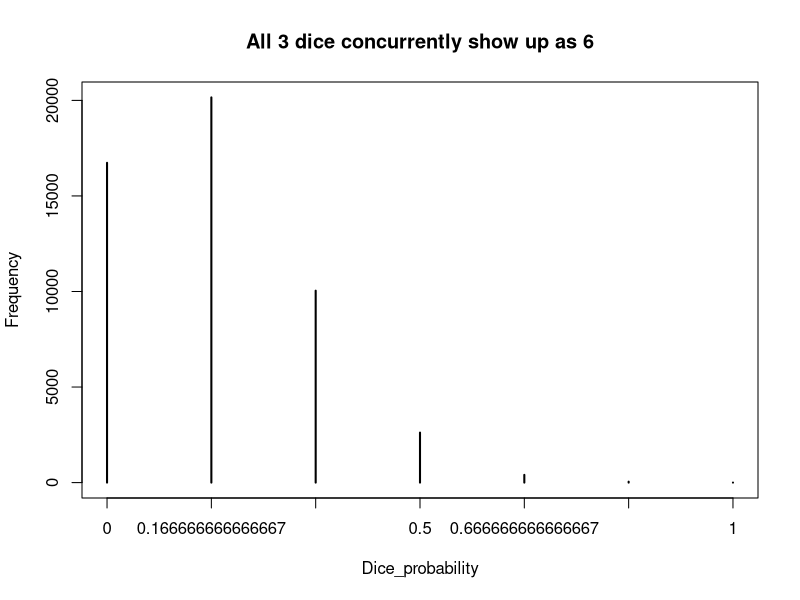

The R script that drew this image:
# Author - Ann Venkataraman
# Date - 01 aug 2017
# Description - Monte Carlo Simulations in R

# Laod library packages:
library(data.table)

# set global options:
options(scipen = 999)   # we don't want to use scientific notation .
options(digits = 2)   # we want only 2 digits after the decimal.




# Basic Monte Carlo code: 
runs <- 100000
sims <- rnorm(runs,mean=4,sd=10)
mcmc_val <- sum(sims >= 3 & sims <= 6)/runs



# For a given group of 8th grade male students, the average weight
# is 160 pounds and the standard deviation is 5.5 pounds. What is the probability
# that a student weighs over 205 pounds if we were to sample 5000 similar students?
runs <- 5000
sims <- rnorm(runs,mean=160,sd=5.5)
mcmc_val <- sum(sims >= 205)/runs
# Answer - probability is almost 0. 


# Probability for weight of student = 165 pounds.
runs <- 5000
sims <- rnorm(runs,mean=160,sd=5.5)
mcmc_val <- sum(sims >= 165)/runs
# Answer - 0.2 i.e  a 20% chance .


# Probability of getting more than 6 heads if we flip a coin 10 times.
# We conduct this experiemnt 10000
runs <- 10000
coin_trial <- function(){
   sum(sample(c(0,1), size =10, replace = T)) > 6
}
coin_flips <- sum(replicate(runs, coin_trial())) / runs


# Assume 3 dice are rolled simultaneousely. What is the probability of 
# getting 6 on all 3 dice ?
runs_500k <- 50000
dice_roll <- function(){
   x = sample(1:6, size =3, replace = T)
   # x
   # x >= 6
   # (sum(x >= 6)/3) == 1
   return( (sum(x >= 6)/3) == 1)
}
dice_check <- sum(replicate(runs_500k, dice_roll())) / runs_500k



runs_500k <- 50000
dice_roll <- function(){
   x = sample(1:6, size =6, replace = T)
   # x
   # x >= 6
   # (sum(x >= 6)/3) == 1
   return( (sum(x >= 6)/6) )
}
dice_check <- replicate(runs_500k, dice_roll()) 
table(dice_check)


plot(table(dice_check), xlab = 'Dice_probability', ylab = 'Frequency', 
     main = 'All 3 dice concurrently show up as 6')







# A/B testing for pagebounce. 
runs <- 100000
site1 <- rbeta(runs,12,19)
site2 <- rbeta(runs,47,320)
site_pval <- sum(site1 > site2)/runs

site_chk <- sum(site1 <= site2) / runs

